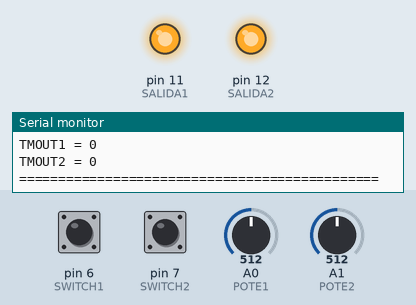
This sketch was run on a simulated Arduino Uno, built with avr-gcc and run on an emulated ATmega328P. Parts: output pins drawn as LEDs (lit = HIGH), the last lines printed to the serial monitor. The inputs (shaded band) are chosen by the test bench; at power-on: A0 (POTE1) = 512, A1 (POTE2) = 512, pin 6 (SWITCH1) HIGH, pin 7 (SWITCH2) HIGH.

Above: at 2.2 s.
2.3 s: A0 (POTE1) set to 56
6.3 s: A0 (POTE1) set to 47
At 8.1 s:
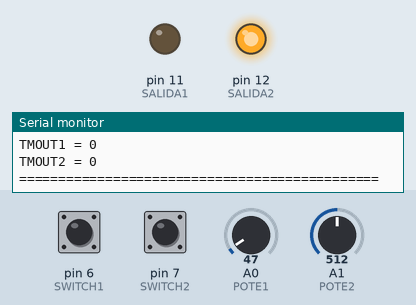
8.7 s: A0 (POTE1) set to 122
At 10.6 s:
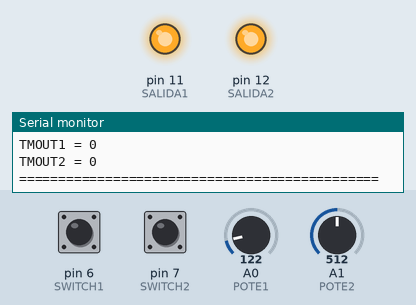
12.8 s: A1 (POTE2) set to 155
16.9 s: A1 (POTE2) set to 136
At 18.3 s:
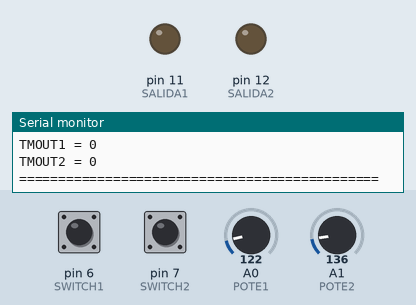
19.0 s: pin 6 (SWITCH1) pulled LOW for 1.25 s
At 21.3 s:
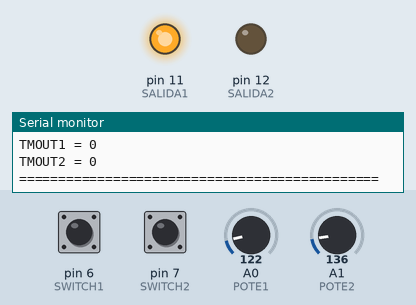
Timing chart, 0 to 35.4 s (numbered marks = the images above; inputs shaded):
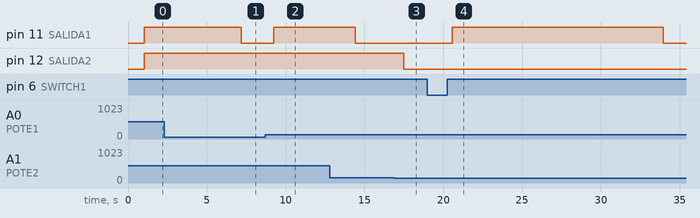

The sketch:

cubre_colchon_electrico.ino
```cpp
/*
 * Programa para el cubre colchón eléctrico por el oso loco el 16/4/2022, version 0.1
 * Como tiene dos plazas, hay que hacer todo doble. No quise escribir una subrutina porque había
 * que pasarle tantas variables que no tenía sentido
 *
 * La idea es definir un ciclo de trabajo y con los potenciometros manejar cuanto tiempo encendido
 * y cuanto tiempo apagado (dentro del ciclo)
 *
 * Tiene una funcion de timeout para que si te lo olvidas encendido, se apague solo hasta un nuevo reset del switch
 * Todo eso es independiente en cada plaza
 */

#include <avr/wdt.h> // Cargamos librería del watchdog timer

#define DEBUG        //Definir esta variable para imprimir info de debug en el serial
                     //Si comentamos esta línea el programa queda minusculo y mucho mas
                     //exacto en el timing de los segundos
#define CICLO 120    //Definir el ciclo de trabajo en segundos
#define POTE1 A0     //Donde esta conectado el potenciometro 1
#define POTE2 A1     //Donde esta conectado el potenciometro 2
#define SWITCH1 6    //Donde esta conectado el interruptor 1
#define SWITCH2 7    //Donde esta conectado el interruptor 2
#define SALIDA1 11   //Donde dispara el rele 1
#define SALIDA2 12   //Donde dispara el rele 2

#ifdef DEBUG
  char buffer[80];                    //Variables para imprimir, solo la necesitamos si DEBUG esta definido
  char hora[20];
#endif

//Definimos variables globales
int pote1 = 0, pote2 = 0;
unsigned long MAXTIME = 10;           //Definir maximo tiempo de encendido en horas
unsigned long intervalo;              //Definimos el maximo tiempo de encendido permitido en milisegundos
unsigned long milisPrevio1 = 0;       //Aca guardamos los milisegundos previos de 1
unsigned long milisPrevio2 = 0;       //Aca guardamos los milisegundos previos de 2
unsigned long segs1 = 0, segs2 = 0;   //Estos son los contadores de segundos de 1 y 2, los ponemos acá para asegurarnos que se inicializan en 0


void setup() {
  Serial.begin (115200);               //Definimos la velocidad del link serial de consola
  pinMode(POTE1, INPUT);               //Definimos las entradas analógicas y digitales
  pinMode(POTE2, INPUT);
  pinMode(SWITCH1,INPUT);
  pinMode(SWITCH2,INPUT);
  pinMode(SALIDA1,OUTPUT);
  pinMode(SALIDA2,OUTPUT);

  delay (1000);                        //Le damos tiempo a que se estabilice el link serial

#ifdef DEBUG
  Serial.println();
  Serial.println();
  Serial.println("*****************************************");
  Serial.println ("Arrancando el cubre colchon electrico!!!");
  Serial.println("*****************************************");
#endif

  intervalo = MAXTIME * 60 * 60 * 1000;  //Calculamos el intervalo en milisegundos
  //intervalo = MAXTIME * 30 * 1000;      //Definir un ciclo corto para debuggear el rollover

  wdt_disable();                         //Disable para que nos de tiempo de inicializar todo antes de que se resetee
  wdt_enable(WDTO_4S);                   //Habilitar al ultimo... 4S de timeout
}

//Funcion para parsear los milisegundos e imprimirlos legibles en dias:horas:minutos:segundos
#ifdef DEBUG
void parse_millis (unsigned long milisegundos) {
   unsigned long segundos;
   long minutos;
   int horas, dias;

   segundos = milisegundos / 1000;
   minutos = segundos / 60;
   horas = minutos / 60;
   dias = horas / 24;
   segundos %= 60;
   minutos %= 60;
   horas %= 24;

   sprintf (hora, "%02d:%02d:%02ld:%02ld", dias, horas, minutos, segundos);
}
#endif

//Loop principal
void loop() {
  bool TMOUT1 = false;
  bool TMOUT2 = false;
  int segon1, segon2, segoff1, segoff2, switch1, switch2;
  unsigned long milisAhora = millis();

  wdt_reset(); // Resetear el watchdog timer o se reinicia el microcontrolador!

  //Revisar si estuvimos encendidos durante el tiempo especificado en TMOUT. Si es verdadero, apagar
  //Notese la belleza implicita de esta simple resta y comparación que maneja el overflow del millis()
  //con elegancia cuando hace el rollover y vuelve a empezar de 0
  if ((unsigned long)(milisAhora - milisPrevio1) >= intervalo) TMOUT1 = true; else TMOUT1 = false;
  if ((unsigned long)(milisAhora - milisPrevio2) >= intervalo) TMOUT2 = true; else TMOUT2 = false;

#ifdef DEBUG
  parse_millis (millis());
  sprintf (buffer, "Uptime %s", hora);
  Serial.println (buffer);
  Serial.println ();

  parse_millis (intervalo);
  sprintf (buffer, "Tiempo maximo de encendido = %s", hora);
  Serial.println (buffer);
#endif

  // Leemos los switches
  switch1 = digitalRead (SWITCH1);
  switch2 = digitalRead (SWITCH2);

  if (!switch1) {                           //Aqui, si se puso el switch en off, reseteamos milsPrevio1 así si se enciende vuelve a haber un ciclo de TMOUT1 completo!
    milisPrevio1 = milisAhora;
    digitalWrite(SALIDA1,LOW);
    TMOUT1 = false;
    segs1 = 0;
  }

  if (!switch2){                            //Aqui, si se puso el switch en off, reseteamos milsPrevio2 así si se enciende vuelve a haber un ciclo de TMOUT2 completo!
    milisPrevio2 = milisAhora;
    digitalWrite(SALIDA2,LOW);
    TMOUT2 = false;
    segs2 = 0;
  }

  if (switch1||switch2) {                                 //Solo si alguno de los dos switches está encendido, procesamos
    if (switch1) {                                        //Si el switch 1 está encendido
      if (!TMOUT1) {                                      //Si no se ha cumplido el timeout para la plaza 1
        pote1 = map (analogRead(POTE1), 0, 1023, 0, 100); //Calculamos el porcentaje para el pote1
        segon1 = (pote1 * CICLO) / 100;                   //Determinar cuantos segundos tiene que estar encendido dentro del ciclo para pote1
        segoff1 = CICLO - segon1;                         //Determinar cuantos segundos tiene que estar apagado para pote 1

#ifdef DEBUG
	sprintf (buffer, "Valor pote 1 = %d encender por %d segundos, apagar por %d segundos", pote1, segon1, segoff1);
	Serial.println (buffer);
	sprintf (buffer, "segs1 = %ld", segs1);
	Serial.println (buffer);
#endif

        if (segs1 < segon1) {            //Utilizamos la variable segs1 para llevar la cuenta de cuánto tiempo estuvo encendido dentro del ciclo
          digitalWrite(SALIDA1,HIGH);    //Si es menor que el segmento de tiempo de encendido calculado arriba, encender. De lo contrario apagar
        } else {
          digitalWrite(SALIDA1,LOW);
        }
        ++segs1;                        //Incrementamos encender en aproximadamente 1 segundo (un poco más dado a todo lo que hay que procesar)

        if (segs1 > CICLO) {            //Si segs1 es mayor al ciclo completo, hacer el rollover a 0
          segs1 = 0;
        }
      } else {
        digitalWrite(SALIDA1,LOW);     //Si segs1 es mayor que segon1 pero menor al ciclo total, entonces es tiempo del ciclo de apagado!
      }
    }

    if (switch2) {
      if (!TMOUT2) {
        pote2 = map (analogRead(POTE2), 0, 1023, 0, 100);
        segon2 = (pote2 * CICLO) / 100;  //Aqui la lógica es idéntica al 1...
        segoff2 = CICLO - segon2;

#ifdef DEBUG
	sprintf (buffer, "Valor pote 2 = %d encender por %d segundos, apagar por %d segundos", pote2, segon2, segoff2);
	Serial.println (buffer);
	sprintf (buffer, "segs2 = %ld", segs2);
	Serial.println (buffer);
#endif

	if (segs2 < segon2) {
          digitalWrite(SALIDA2,HIGH);
        } else {
	  digitalWrite(SALIDA2,LOW);
	}
	++segs2;

        if (segs2 > CICLO) {
	  segs2 = 0;
	}
      } else {
        digitalWrite(SALIDA2,LOW);
      }
    }

#ifdef DEBUG
  parse_millis (milisAhora - milisPrevio1);
  sprintf (buffer, "%s tiempo de circuito 1 encendido", hora);
  Serial.println (buffer);

  parse_millis (milisAhora - milisPrevio2);
  sprintf (buffer, "%s tiempo de circuito 2 encendido", hora);
  Serial.println (buffer);

  sprintf (buffer, "Switch1 = %d", switch1);
  Serial.println (buffer);

  sprintf (buffer, "Switch2 = %d", switch2);
  Serial.println (buffer);

  sprintf (buffer, "TMOUT1 = %d", TMOUT1);
  Serial.println (buffer);

  sprintf (buffer, "TMOUT2 = %d", TMOUT2);
  Serial.println (buffer);
#endif
  } else {
    segs1 = 0;
    segs2 = 0;
  }
  if (!switch1) digitalWrite(SALIDA1,LOW);
  if (!switch2) digitalWrite(SALIDA2,LOW);
#ifdef DEBUG
  Serial.println("==============================================");
#endif DEBUG
  delay (1000); //Este es el delay del ciclo
}
//Eso es tototoooodo amigos!
```

Measured:
- the behaviour switches between 52 and 51 on A0 (POTE1) (found by bisection; images 0 and 1)
- the behaviour switches between 144 and 143 on A1 (POTE2) (found by bisection; images 2 and 3)
- after the input at 8.7 s, pin 11 (SALIDA1): LOW → HIGH after 0.56 s
- after the input at 16.9 s, pin 12 (SALIDA2): HIGH → LOW after 0.60 s
- after the input at 19.0 s, pin 11 (SALIDA1): LOW → HIGH after 1.6 s, → LOW 13.4 s later
